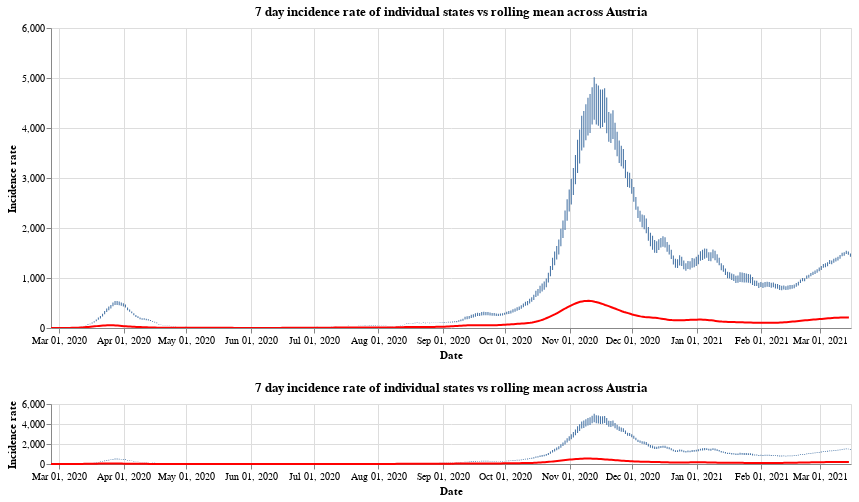

Notebook code cell kept with this figure:
### Markdown cell above
Finally we have the

### Code cell
#collapse
brush = alt.selection(type='interval', encodings=['x'])
states = at_data['Bundesland'].unique()
states.sort()

selection = alt.selection_single(
    name='Select',
    fields=['Bundesland'],
    init={'Bundesland': 'Vorarlberg'},
    bind={'Bundesland': alt.binding_select(options=states)}
)

# scatter plot, modify opacity based on selection
bars = alt.Chart(at_data).mark_bar().add_selection(
    selection
).encode(
    x=alt.X("yearmonthdate(Time):T", axis=alt.Axis(title='Date')),
    y=alt.Y("SiebenTageInzidenzFaelle:Q", axis=alt.Axis(title='Incidence rate')),
    tooltip='SiebenTageInzidenzFaelle:Q',
    opacity=alt.condition(selection, alt.value(1), alt.value(0))
).properties(title=f'7 day incidence rate of individual states vs rolling mean across Austria', width=800)

line = alt.Chart(all_austria).mark_line(
    color='red',
    size=2,
).transform_window(
    rolling_mean='mean(SiebenTageInzidenzFaelle)',
    frame=[0, 7]
).encode(
    x='yearmonthdate(Time):T',
    y='rolling_mean:Q'
)

base = alt.layer(bars, line)
upper_bars = bars.encode(
    alt.X('yearmonthdate(Time):T',axis=alt.Axis(title='Date'),
          scale=alt.Scale(domain=brush))
)
upper_line = line.encode(
    alt.X('yearmonthdate(Time):T',axis=alt.Axis(title='Date'),
          scale=alt.Scale(domain=brush))
)

upper = alt.layer(upper_bars, upper_line)

lower = base.properties(
    height=60
).add_selection(brush)
upper & lower

### Figure 1 — Vega-Lite specification as saved in the notebook (floating-point values rounded to 4 significant figures; data arrays with more than 128 entries replaced by an {"elided": "..."} marker saying what was removed)
{"config": {"view": {"continuousWidth": 400, "continuousHeight": 300}}, "vconcat": [{"layer": [{"data": {"name": "data-c6ab58b512495b0816b8af2fd1fe8fe2"}, "mark": "bar", "encoding": {"opacity": {"condition": {"value": 1, "selection": "Select"}, "value": 0}, "tooltip": {"type": "quantitative", "field": "SiebenTageInzidenzFaelle"}, "x": {"type": "temporal", "axis": {"title": "Date"}, "field": "Time", "scale": {"domain": {"selection": "selector003"}}, "timeUnit": "yearmonthdate"}, "y": {"type": "quantitative", "axis": {"title": "Incidence rate"}, "field": "SiebenTageInzidenzFaelle"}}, "selection": {"Select": {"type": "single", "fields": ["Bundesland"], "init": {"Bundesland": "Vorarlberg"}, "bind": {"Bundesland": {"input": "select", "options": ["Burgenland", "Kärnten", "Niederösterreich", "Oberösterreich", "Salzburg", "Steiermark", "Tirol", "Vorarlberg", "Wien", "Österreich"]}}}}, "title": "7 day incidence rate of individual states vs rolling mean across Austria", "width": 800}, {"data": {"name": "data-1ed2a019c2d7d76d4686d2a147a8ecf5"}, "mark": {"type": "line", "color": "red", "size": 2}, "encoding": {"x": {"type": "temporal", "axis": {"title": "Date"}, "field": "Time", "scale": {"domain": {"selection": "selector003"}}, "timeUnit": "yearmonthdate"}, "y": {"type": "quantitative", "field": "rolling_mean"}}, "transform": [{"window": [{"op": "mean", "field": "SiebenTageInzidenzFaelle", "as": "rolling_mean"}], "frame": [0, 7]}]}]}, {"layer": [{"data": {"name": "data-c6ab58b512495b0816b8af2fd1fe8fe2"}, "mark": "bar", "encoding": {"opacity": {"condition": {"value": 1, "selection": "Select"}, "value": 0}, "tooltip": {"type": "quantitative", "field": "SiebenTageInzidenzFaelle"}, "x": {"type": "temporal", "axis": {"title": "Date"}, "field": "Time", "timeUnit": "yearmonthdate"}, "y": {"type": "quantitative", "axis": {"title": "Incidence rate"}, "field": "SiebenTageInzidenzFaelle"}}, "selection": {"Select": {"type": "single", "fields": ["Bundesland"], "init": {"Bundesland": "Vorarlberg"}, "bind": {"Bundesland": {"input": "select", "options": ["Burgenland", "Kärnten", "Niederösterreich", "Oberösterreich", "Salzburg", "Steiermark", "Tirol", "Vorarlberg", "Wien", "Österreich"]}}}, "selector003": {"type": "interval", "encodings": ["x"]}}, "title": "7 day incidence rate of individual states vs rolling mean across Austria", "width": 800}, {"data": {"name": "data-1ed2a019c2d7d76d4686d2a147a8ecf5"}, "mark": {"type": "line", "color": "red", "size": 2}, "encoding": {"x": {"type": "temporal", "field": "Time", "timeUnit": "yearmonthdate"}, "y": {"type": "quantitative", "field": "rolling_mean"}}, "transform": [{"window": [{"op": "mean", "field": "SiebenTageInzidenzFaelle", "as": "rolling_mean"}], "frame": [0, 7]}]}], "height": 60}], "$schema": "https://vega.github.io/schema/vega-lite/v4.8.1.json", "datasets": {"data-c6ab58b512495b0816b8af2fd1fe8fe2": {"elided": "3840 records"}, "data-1ed2a019c2d7d76d4686d2a147a8ecf5": {"elided": "384 records"}}}
